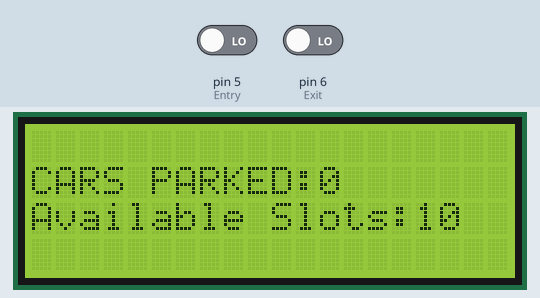
Simulated run of this sketch. Board: Arduino Uno, built with avr-gcc and run on an emulated ATmega328P. On the bench: 20×4 character LCD. The inputs (shaded band) are chosen by the test bench; at power-on: pin 5 (Entry) LOW, pin 6 (Exit) LOW.

Above: at 4.2 s.
4.3 s: pin 5 (Entry) driven HIGH
At 5.4 s:
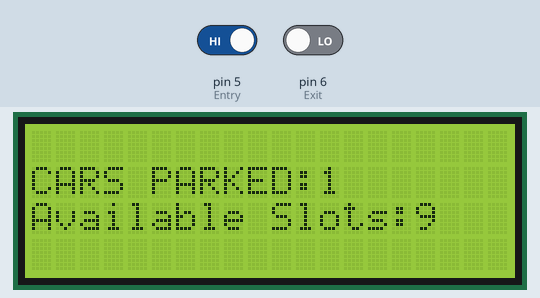
8.5 s: pin 6 (Exit) driven HIGH
10.5 s: pin 6 (Exit) driven LOW
At 27.9 s:
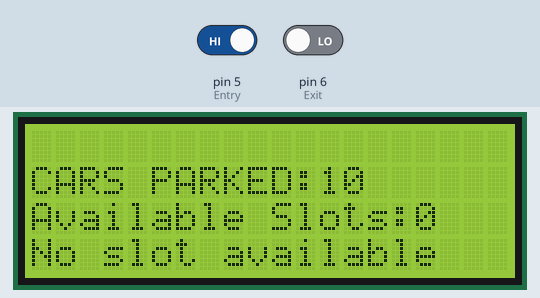
Timing chart, 0 to 29.4 s (numbered marks = the images above; inputs shaded):
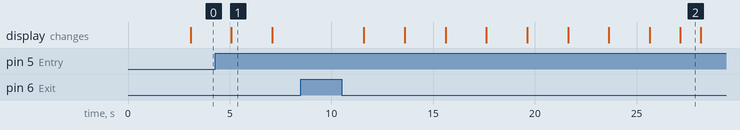

The sketch:

Parking_slot.ino
```cpp
#include<LiquidCrystal.h>

const int rs=13, en=12, d4=11, d5=10, d6=9, d7=8;

LiquidCrystal lcd(rs, en, d4, d5, d6, d7);

int Entry = 5;
int Exit = 6;
int total_slots = 10;
int available_slots = 10;
int cars_in = 0;
int cars_out = 0;

void setup() {
  pinMode(Entry, INPUT);
  pinMode(Exit, INPUT);

  digitalWrite(Entry, LOW);
  digitalWrite(Exit, LOW);

  lcd.begin(20, 4);

  lcd.print("Welcome to PARKING ");
  lcd.setCursor(9, 1);
  lcd.print("lot");
  lcd.setCursor(0, 2);
  lcd.print("Total PARKING Slots:");
  lcd.setCursor(10, 3);
  lcd.print("10");

  delay(3000);
}

void loop() {
  int ro1 = digitalRead(Entry);
  int ro2 = digitalRead(Exit);

  if (ro1 == 1 && cars_in < total_slots) {
    delay(500);
    cars_in++;
  }

  if (ro2 == 1 && cars_in<= 10 && cars_in>0) {
    delay(500);
    cars_in--;
  }

  available_slots = total_slots - cars_in;

  lcd.clear();
  lcd.setCursor(0, 1);
  lcd.print("CARS PARKED:");
  lcd.print(cars_in);
  lcd.setCursor(0, 2);
  lcd.print("Available Slots:");
  lcd.print(available_slots);
  delay(1500);

  if (available_slots <= 0) {
    lcd.setCursor(0, 3);
    lcd.print("No slot available");
    delay(1000);
  }
}
```

Measured:
- after the input at 4.3 s, the display: changes after 0.78 s (image 1)
- after the input at 8.5 s, every drawn part: stays the same
- after the input at 10.5 s, the display: first changes after 1.1 s (image 2 shows a later state)
- what the display in image 1 shows lasts 2.0 s, from 5.1 s to 7.1 s
- what the display in image 2 shows lasts 1.1 s, from 27.1 s to 28.2 s
